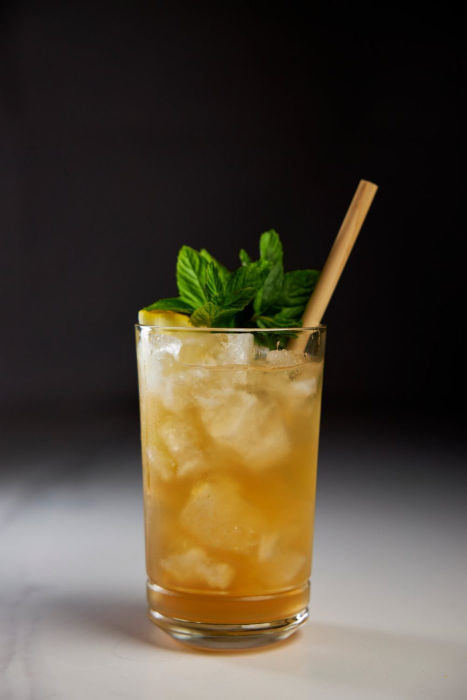
#> input picture .claude/skills/lead-welcome-menu/assets/glass-detox.jpg, 933 x 1400 px (shown at 1/2 size); its folder holds only this picture in this run
$ python -i prep4.py   (imports and definitions only)
#> lines starting #> are read from the running program, lines starting #| are printed output that depends on the picture; after the words box and inside, x2 and y2 are one past the last pixel; in counts of white or black regions, pixels touching at a corner belong together
#> further down, picture is the input picture: PIL image 933x1400 RGB; mean R, G, B 81.4, 71.5, 56.1
from PIL import Image, ImageFilter, ImageChops
import numpy as np, glob, os

def cut_studio(im):
    """Drop a light, near-neutral studio background; keep dark or colourful content."""
    rgb = im.convert('RGB')
    r,g,b = rgb.split(); L = rgb.convert('L')
#> after `r, g, b = rgb.split()`:
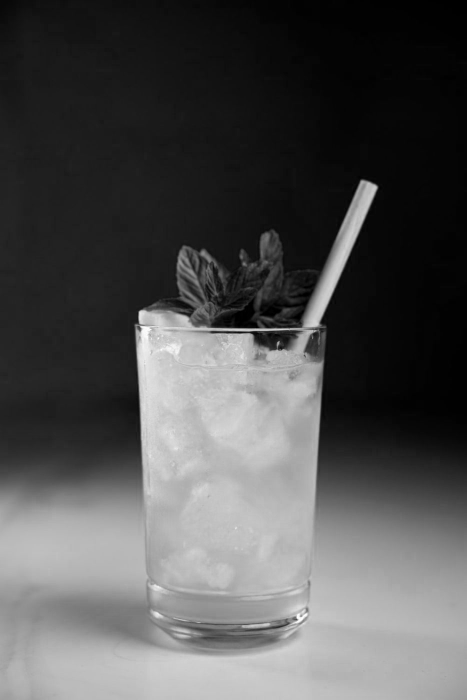
#> r: PIL image 933x1400 L (shown at 1/2 size); min 0, max 255, mean 81.4
#> after `r, g, b = rgb.split()`:
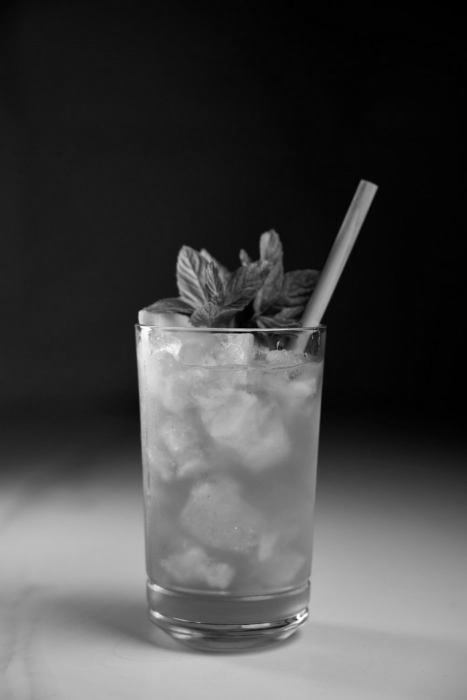
#> g: PIL image 933x1400 L (shown at 1/2 size); min 0, max 255, mean 71.5
#> after `r, g, b = rgb.split()`:
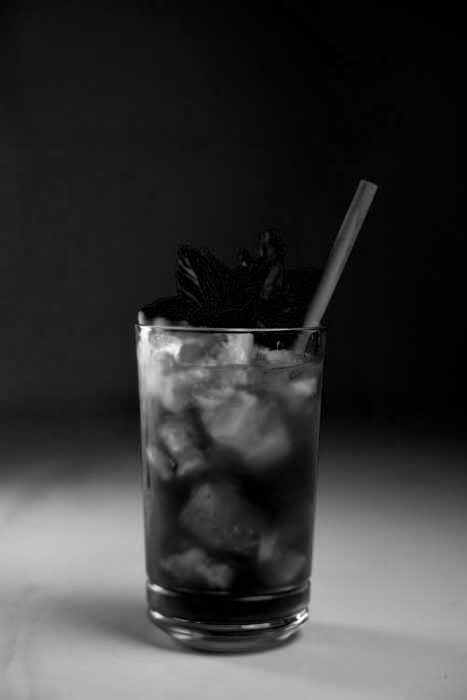
#> b: PIL image 933x1400 L (shown at 1/2 size); min 0, max 255, mean 56.1
    mx = ImageChops.lighter(ImageChops.lighter(r,g),b)
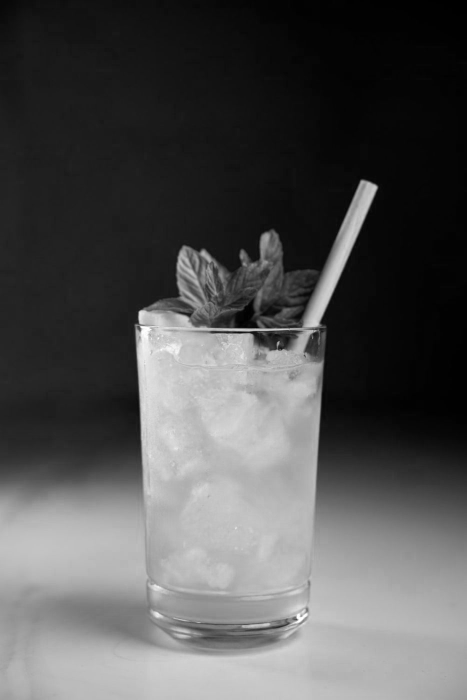
#> mx: PIL image 933x1400 L (shown at 1/2 size); min 0, max 255, mean 82.6
    mn = ImageChops.darker(ImageChops.darker(r,g),b)
    sat = ImageChops.subtract(mx,mn)
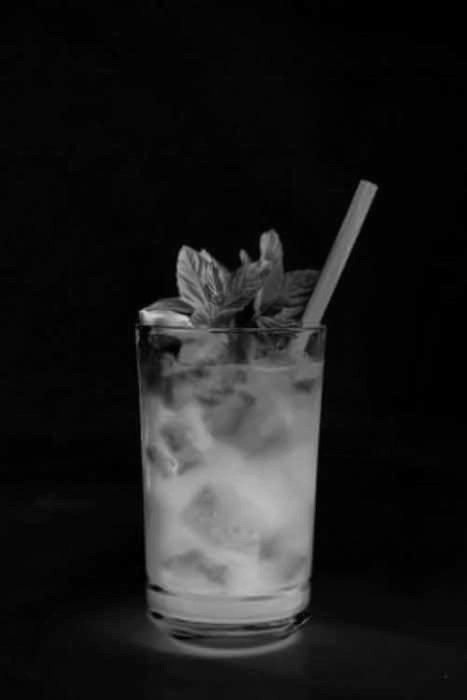
#> sat: PIL image 933x1400 L (shown at 1/2 size); min 0, max 207, mean 27.6
    m = ImageChops.lighter(L.point(lambda v:255 if v<225 else 0),
                           sat.point(lambda v:255 if v>18 else 0)).convert('L')
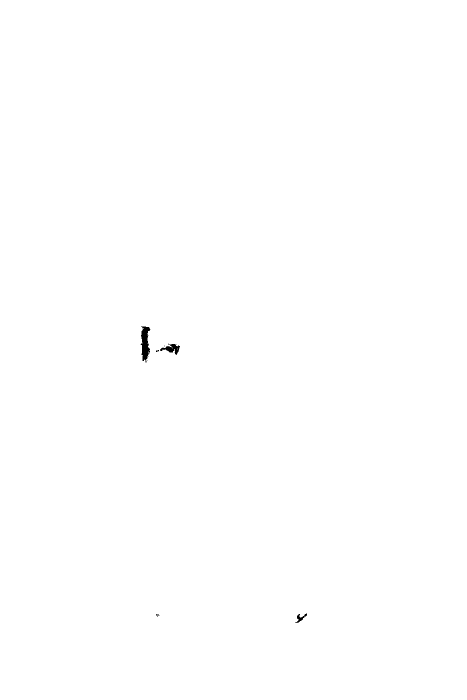
#> m: PIL image 933x1400 L (shown at 1/2 size); 99.9% white; 7 black regions (4 under 20 px), largest, box (x1, y1, x2, y2) and area: (281, 653, 301, 725) 871, (320, 687, 360, 710) 399, (590, 1227, 614, 1246) 154
    m = m.filter(ImageFilter.MaxFilter(5)).filter(ImageFilter.MinFilter(5))
#> m: PIL image 933x1400 L; 99.9% white; 3 black regions, box (x1, y1, x2, y2) and area: (283, 654, 299, 719) 786, (332, 688, 357, 707) 284, (594, 1232, 605, 1242) 73
    m = m.filter(ImageFilter.GaussianBlur(0.6))
    out = rgb.convert('RGBA'); out.putalpha(m); return out

def content_crop(im, pad=6):
    a = np.array(im)[:,:,3]
    ys, xs = np.where(a > 40)
    if len(xs)==0: return im
    l,r,t,b = xs.min(), xs.max(), ys.min(), ys.max()
    return im.crop((max(0,l-pad), max(0,t-pad), min(im.width,r+pad+1), min(im.height,b+pad+1)))

def square(im, size=560):
    im=im.copy(); im.thumbnail((size,size), Image.LANCZOS)
    c=Image.new('RGBA',(size,size),(0,0,0,0)); c.paste(im,((size-im.width)//2,(size-im.height)//2),im)
    return c

# [11 lines not run here, left out]

>>> from PIL import Image
>>> picture = Image.open('../../../.claude/skills/lead-welcome-menu/assets/glass-detox.jpg')
>>> result = cut_studio(picture)

$ run again, on .claude/skills/lead-welcome-menu/assets/glass-fresh.jpg
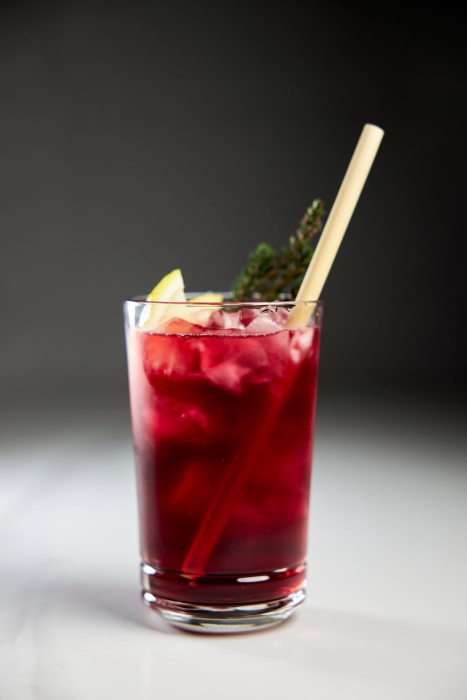
#> input picture .claude/skills/lead-welcome-menu/assets/glass-fresh.jpg, 933 x 1400 px (shown at 1/2 size)
#> picture is the input picture: PIL image 933x1400 RGB; mean R, G, B 109.2, 93.1, 91.5
#> in cut_studio, `m = ImageChops.lighter(L.point(lambda v:255 if v<225 else 0), sat.poin..`:
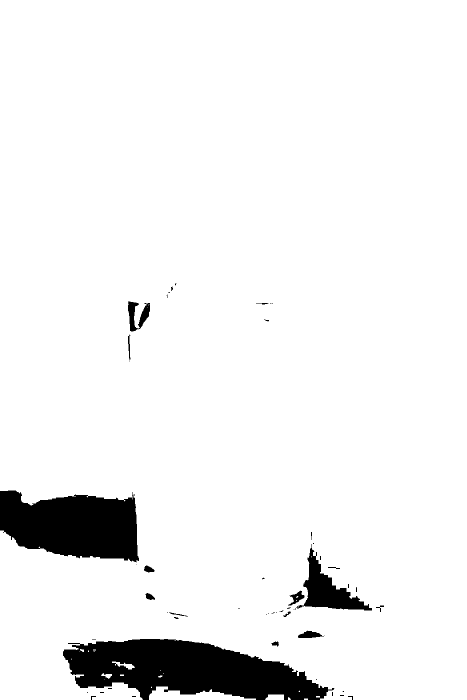
#> m: PIL image 933x1400 L (shown at 1/2 size); 93.7% white; 55 black regions (35 under 20 px), largest, box (x1, y1, x2, y2) and area: (126, 1278, 669, 1400) 42233, (0, 981, 278, 1125) 30100, (592, 1088, 744, 1221) 6438
#> in cut_studio, `out.putalpha(m)`:
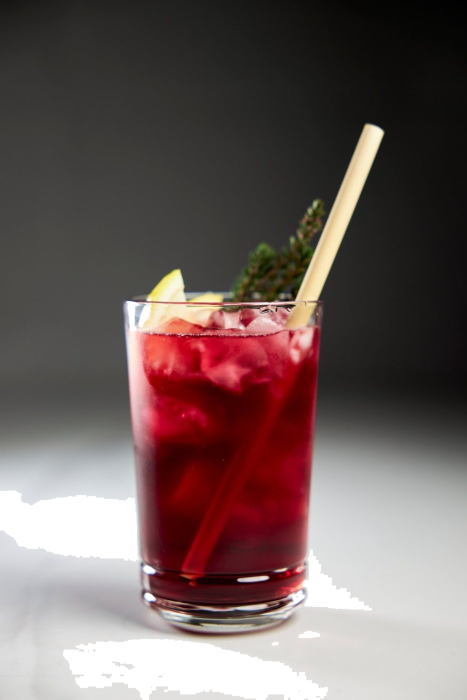
#> out: PIL image 933x1400 RGBA (shown at 1/2 size); mean R, G, B, A 109.2, 93.1, 91.5, 239.3; transparent parts drawn white

$ run again, on .claude/skills/lead-welcome-menu/assets/glass-namastea.jpg
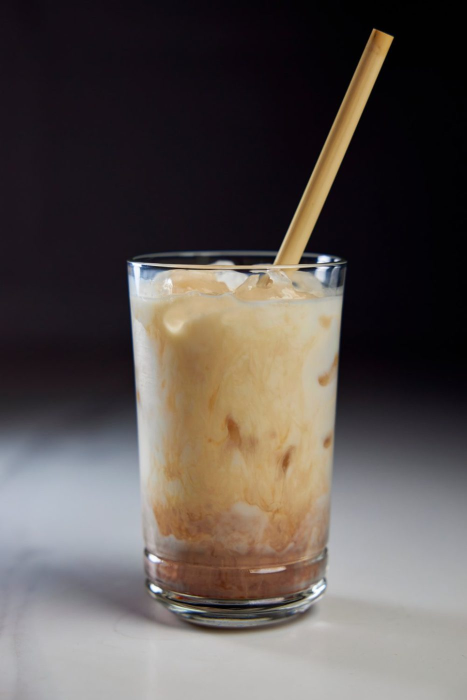
#> input picture .claude/skills/lead-welcome-menu/assets/glass-namastea.jpg, 933 x 1400 px (shown at 1/2 size)
#> picture is the input picture: PIL image 933x1400 RGB; mean R, G, B 91.2, 83.8, 80.6
#> in cut_studio, `mn = ImageChops.darker(ImageChops.darker(r,g),b)`:
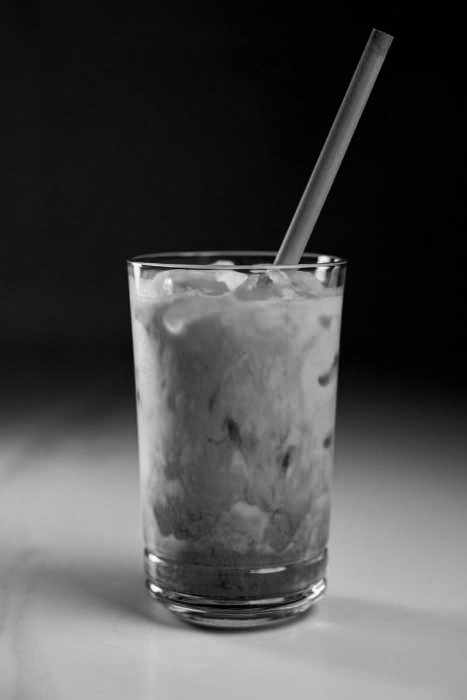
#> mn: PIL image 933x1400 L (shown at 1/2 size); min 0, max 254, mean 75.6
#> in cut_studio, `sat = ImageChops.subtract(mx,mn)`:
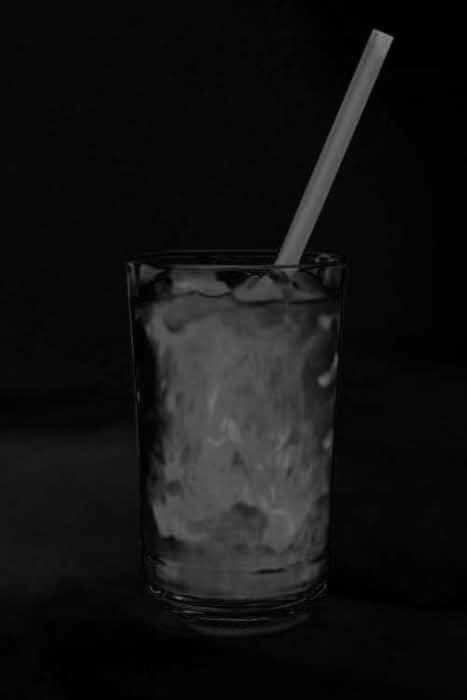
#> sat: PIL image 933x1400 L (shown at 1/2 size); min 0, max 134, mean 18.6
